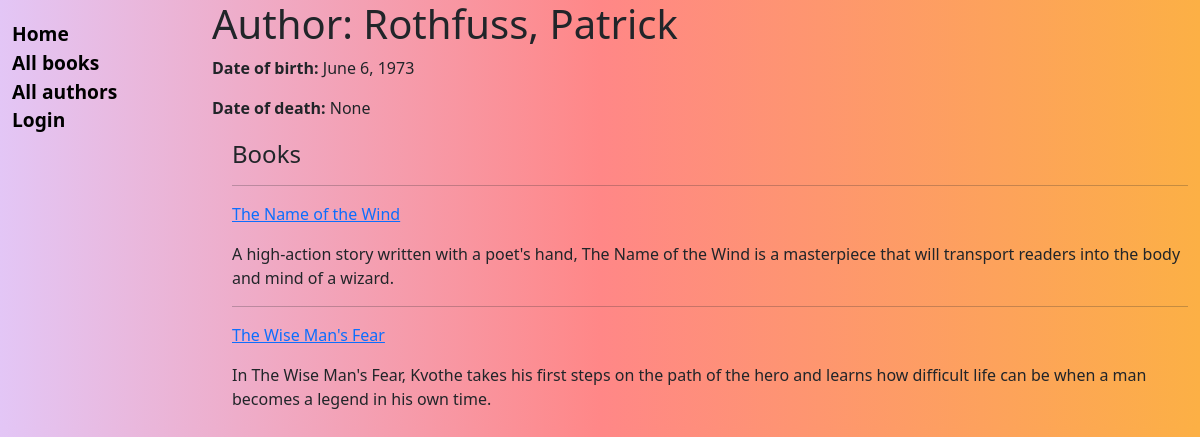
The app's page /catalog/author/1 with its own data.
### catalog/models.py (models this page shows, shortened)
class Author(models.Model):
    first_name = models.CharField(max_length=100)
    last_name = models.CharField(max_length=100)
    date_of_birth = models.DateField("Born", null=True, blank=True)
    date_of_death = models.DateField("Died", null=True, blank=True)
    class Meta:
        ordering = ["last_name", "first_name"]
    def __str__(self):
        return f"{self.last_name}, {self.first_name}"

class Book(models.Model):
    title = models.CharField(max_length=200)
    author = models.ForeignKey("Author", on_delete=models.SET_NULL, null=True)
    summary = models.TextField(
        max_length=1000, help_text="Enter a brief description of the book"
    )
    isbn = models.CharField(
        "ISBN",
        max_length=1000,
        help_text='13 Character <a href="https://www.isbn-international.org/content/what-isbn">ISBN number</a>',
    )
    genre = models.ManyToManyField(Genre, help_text="Select a genre for this book")
    language = models.ForeignKey("Language", on_delete=models.SET_NULL, null=True)
    def get_absolute_url(self):
        return reverse("catalog:book-detail", args=[str(self.id)])
    def display_genre(self):
        """Create a string for the Genre. This is required to display genre in Admin."""
        return ", ".join(genre.name for genre in self.genre.all()[:3])
    display_genre.short_description = "Genre"

### catalog/views.py (the view)
# urls.py: path("author/<int:pk>", views.AuthorDetailView.as_view(), name="author-detail"),
class AuthorDetailView(generic.DetailView):
    model = Author

### catalog/templates/catalog/author_detail.html
{% extends "base_generic.html" %} {% block content %}
<h1>Author: {{ author }}</h1>
<p><strong>Date of birth:</strong> {{ author.date_of_birth }}</p>
<p><strong>Date of death:</strong> {{ author.date_of_death }}</p>
<div style="margin-left: 20px; margin-top: 20px">
	<h4>Books</h4>
	{% for book in author.book_set.all %}
	<hr />
	<p>
		<a href="{{ book.get_absolute_url }}">{{ book.title }}</a>
	</p>
	<p>{{ book.summary }}</p>
	{% endfor %}
</div>
{% endblock %}

### catalog/static/css/styles.css (style rules this page uses)
body { background: linear-gradient( 90deg, rgba(227, 198, 246, 1) 0%, rgba(255, 135, 135, 1) 50%, rgba(252, 176, 69, 1) 100% ); }

### records on screen
Author: date_of_birth "June 6, 1973", date_of_death "None"
Book: title "The Name of the Wind", summary "A high-action story written with a poet's hand, The Name of the Wind is a masterpiece that will transport readers into the body and mind of a wizard."
Book: title "The Wise Man's Fear", summary "In The Wise Man's Fear, Kvothe takes his first steps on the path of the hero and learns how difficult life can be when a man becomes a legend in his own time."
